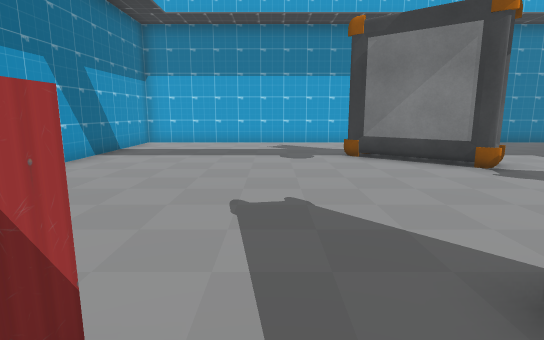
[1] (above)

16 first-person views from a walk through a scene from a Unity 3-D project. The camera is 1.3 m above the floor, tilts 10° down and sees 80° across. The floor is counted in squares, 1 m on a side. Each view is taken from the middle of a square. On the plan, view 1 faces up. The plan holds only what a view shows up to about 14 squares ahead; the rest is blank. The place goes on beyond the plan. The player is left out. Some surface patterns are stand-ins.

[2]
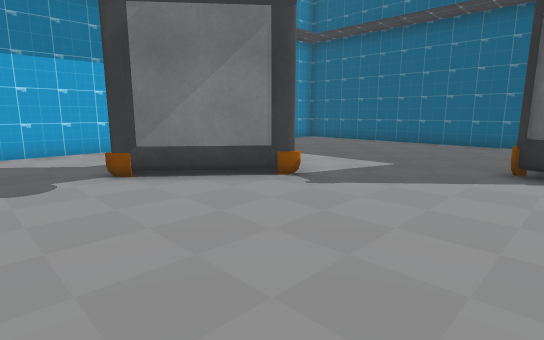

[3]
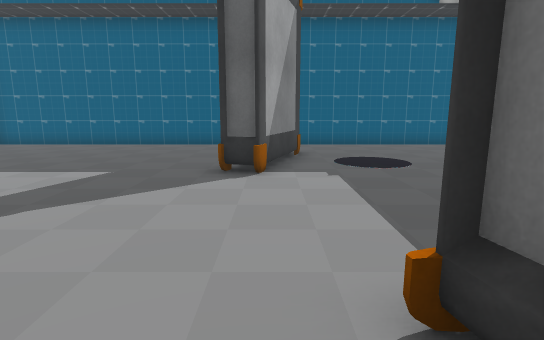

[4]
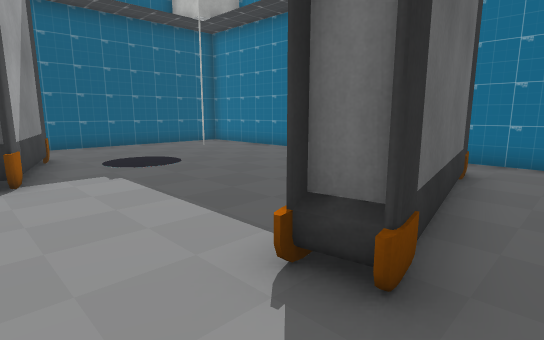

[5]
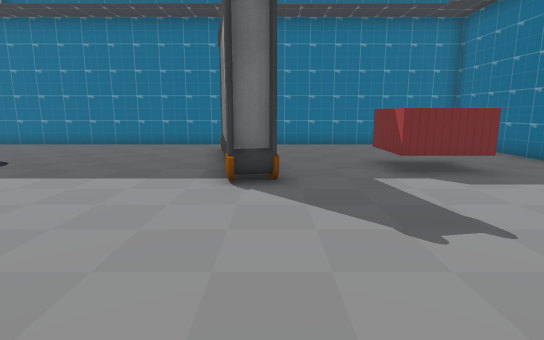

[6]
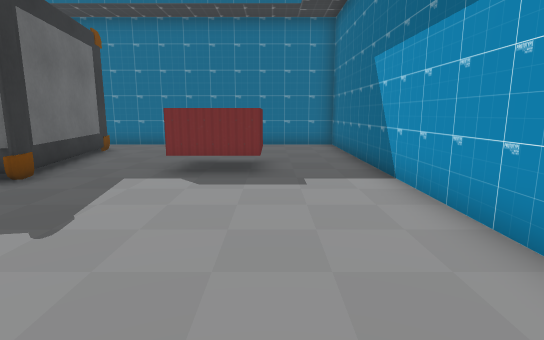

[7]
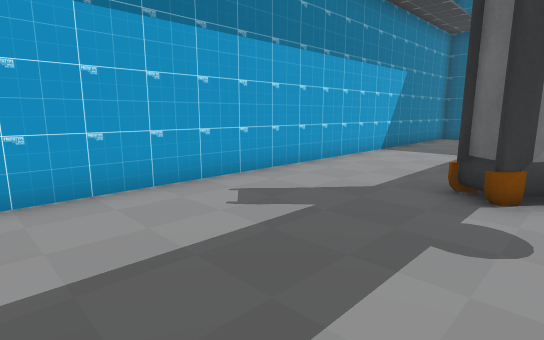

[8]
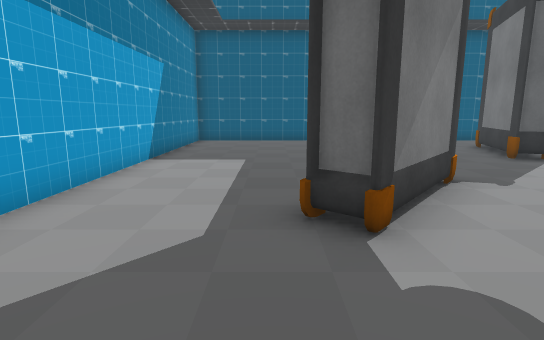

[9]
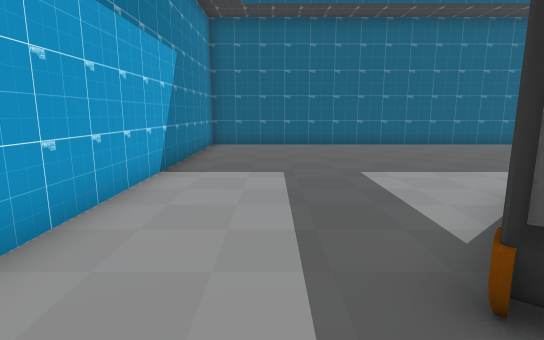

[10]
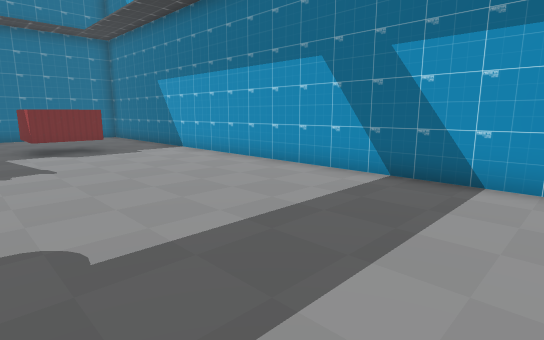

[11]
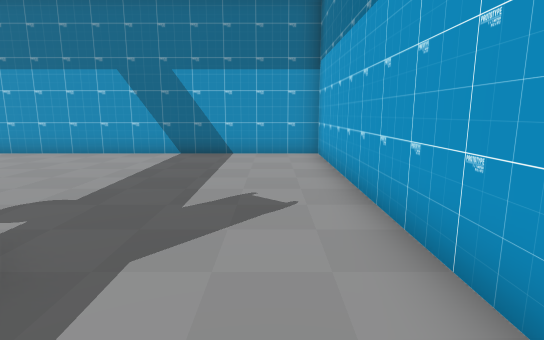

[12]
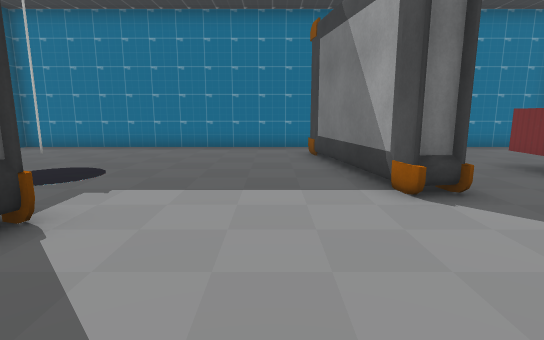

[13]
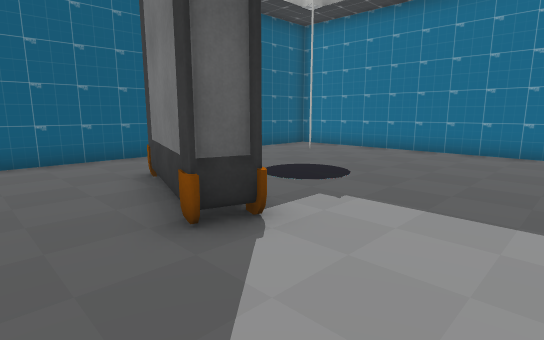

[14]
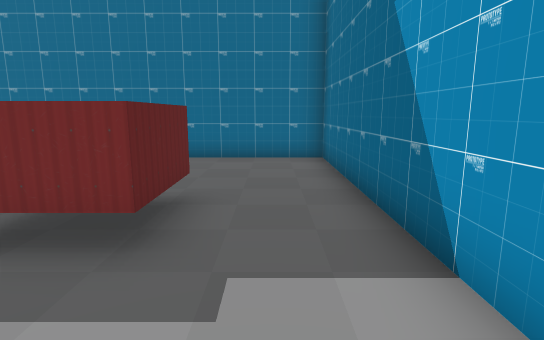

[15]
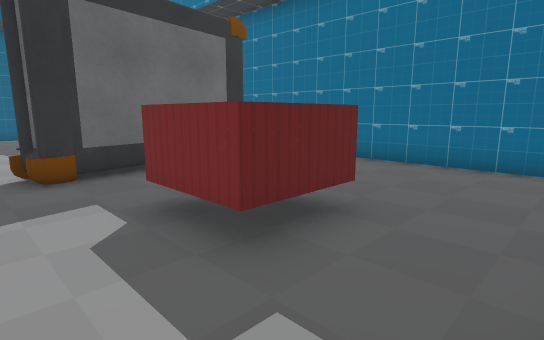

[16]
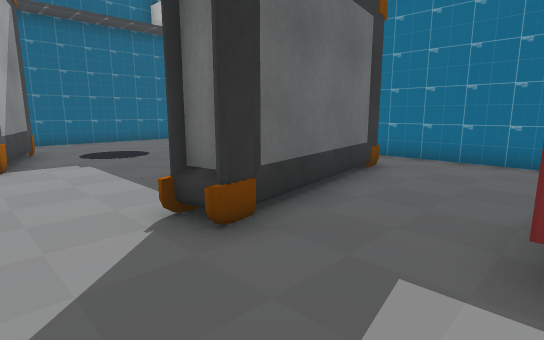

### Floor plan
Points are (right, up) in squares from view 1. A wall is a line through its corners. A room is listed if a view was taken in it or the views show most of it. See-through windows are left out.
Room 1 (views 1, 2, 3, 4, 5, 6, 7, 8, 9, 10, 11, 12, 13, 14, 15, 16)
walls: (5.2, 7.5) (2.4, 9.8) (3, 10.6); (2, 1.7) (2.8, 1.8); (8, 3.2) (8.3, 4.1); (11.5, 2.1) (7.8, 3.3) (8.1, 4.1) (11.8, 2.9); (2.9, -3.7) (1.9, 1.9) (2.8, 2) (3.8, -3.5); (-5.5, 14.5) (-5.5, -5.5) (14.5, -5.5) (14.5, 14.5) (-5.5, 14.5)
objects: other object (-3, -1) to (-1, 1)

Positions as (right, up) in squares from view 1, and headings:
1: (0, 0), facing up
2: (0, 3), facing up-right
3: (1, 3), facing right
4: (1, 4), facing down-right
5: (2, 8), facing down
6: (-3, 8), facing down
7: (-3, 9), facing up-right
8: (-1, 11), facing right
9: (1, 12), facing right
10: (1, 13), facing down-left
11: (5, 13), facing left
12: (5, 7), facing down
13: (5, 6), facing down-right
14: (-4, 4), facing down
15: (-5, 3), facing down-right
16: (-1, 4), facing down-right
